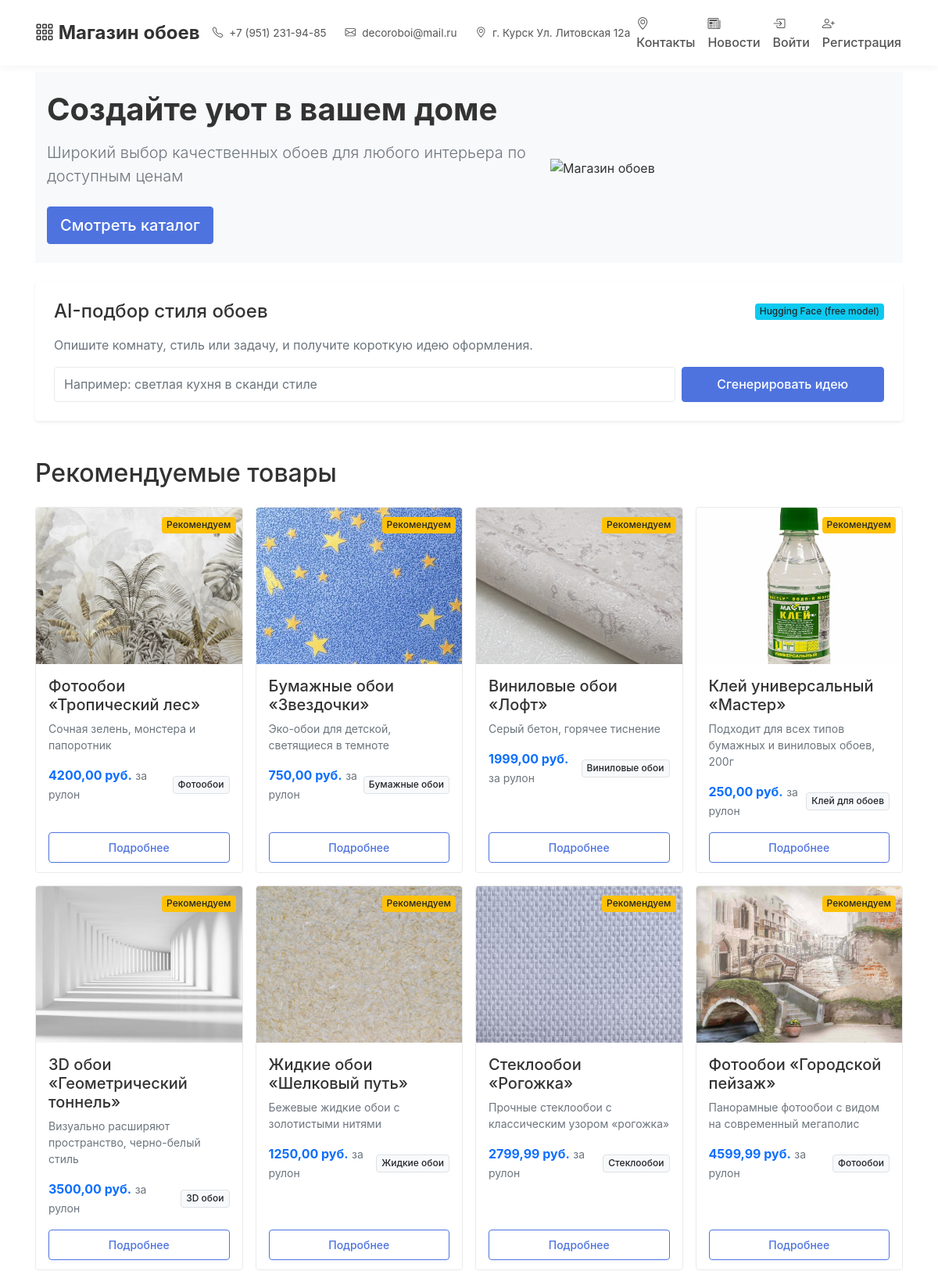
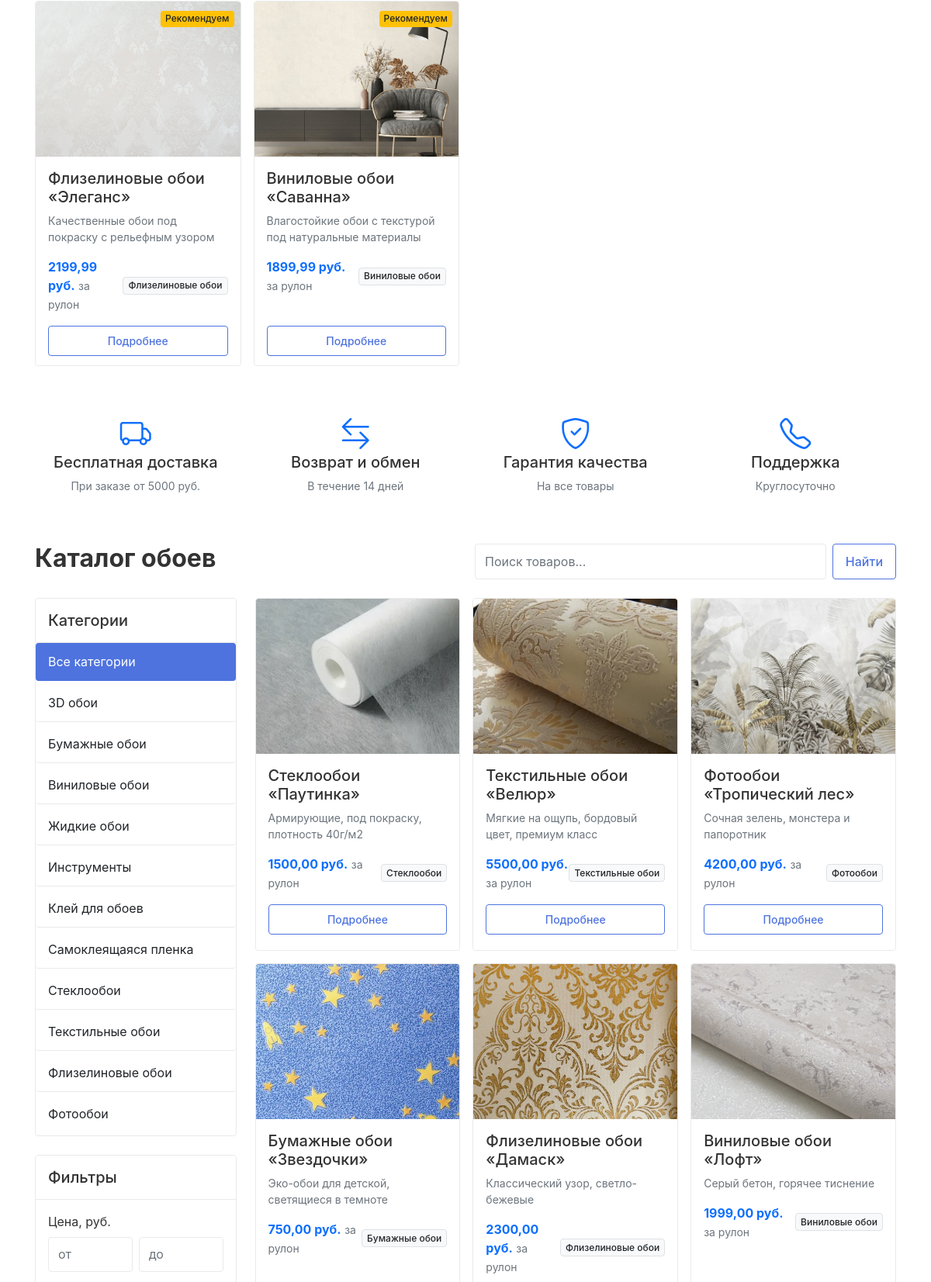
The page / (upper part) on the database its author committed (2 pictures, top to bottom).
### store/models.py (models this page shows, shortened)
class Product(models.Model):
    name = models.CharField(max_length=200)
    description = models.TextField(blank=True)
    price = models.DecimalField(max_digits=10, decimal_places=2)
    image = models.ImageField(upload_to="products/")
    stock = models.PositiveIntegerField(default=0)
    created_at = models.DateTimeField(auto_now_add=True)
    updated_at = models.DateTimeField(auto_now=True)
    category = models.ForeignKey(
        Category,
        on_delete=models.CASCADE,
        related_name="products"
    )
    is_featured = models.BooleanField(
        default=False,
        verbose_name='Рекомендуемый товар',
        help_text='Отметьте, если товар должен отображаться в рекомендованных')
    class Meta:
        verbose_name = "Товар"
        verbose_name_plural = "Товары"
        ordering = ['-created_at']  # Добавлено для стандартной сортировки

class Category(models.Model):
    name = models.CharField(max_length=100, unique=True)
    slug = models.SlugField(unique=True, blank=True, null=True)
    description = models.TextField(blank=True)
    class Meta:
        verbose_name = "Категория"
        verbose_name_plural = "Категории"
        ordering = ['name']

### store/views.py (the view, shortened to what this page needs)
# urls.py: path('', views.index, name='index'),
def index(request):
    products = Product.objects.all()
    categories = Category.objects.all()
    featured_products = Product.objects.filter(is_featured=True)
    category_id = request.GET.get('category')
    if category_id:
        products = products.filter(category_id=category_id)
    query = request.GET.get('q')
    if query:
        products = products.filter(
            Q(name__icontains=query) |
            Q(description__icontains=query)
        )
    min_price = request.GET.get('min_price')
    max_price = request.GET.get('max_price')
    if min_price:
        try:
            products = products.filter(price__gte=float(min_price))
        except ValueError:
            pass
    if max_price:
        try:
            products = products.filter(price__lte=float(max_price))
        except ValueError:
            pass
    ai_prompt = request.GET.get('ai_prompt', '').strip()
    ai_suggestion = None
    ai_suggestion_source = None
    ai_error = None
    context = {
        'products': products,
        'featured_products': featured_products,
        'categories': categories,
        'ai_prompt': ai_prompt,
        'ai_suggestion': ai_suggestion,
        'ai_suggestion_source': ai_suggestion_source,
        'ai_error': ai_error,
    }
    return render(request, 'store/index.html', context)

### store/context_processors.py (called while the page is built)
def cart_items_count(request):
    if request.user.is_authenticated:
        try:
            cart = Cart.objects.get(user=request.user)
            count = cart.items.count()
        except Cart.DoesNotExist:
            count = 0
    else:
        count = 0
    return {'cart_items_count': count}

def user_processor(request):
    return {'current_user': request.user}

### store/templates/store/index.html (shortened to what this page needs)
{% extends 'store/base.html' %}
{% block content %}
<div class="py-4 mb-4 bg-light">
    <div class="container">
        <div class="row align-items-center">
            <div class="col-lg-7">
                <h1 class="fw-bold mb-3">Создайте уют в вашем доме</h1>
                <p class="lead text-muted mb-4">Широкий выбор качественных обоев для любого интерьера по доступным ценам</p>
                <a href="#products" class="btn btn-primary btn-lg">Смотреть каталог</a>
            </div>
            <div class="col-lg-5 d-none d-lg-block">
                <img src="https://design-homes.ru/images/galery/2174/aktsentnaya-stena_5e80f3862f1e7.jpg" class="img-fluid" alt="Магазин обоев">
            </div>
        </div>
    </div>
</div>
<div class="card border-0 shadow-sm mb-5">
    <div class="card-body p-4">
        <div class="d-flex align-items-center justify-content-between flex-wrap gap-2 mb-3">
            <h2 class="h4 mb-0">AI-подбор стиля обоев</h2>
            <span class="badge bg-info text-dark">Hugging Face (free model)</span>
        </div>
        <p class="text-muted mb-3">Опишите комнату, стиль или задачу, и получите короткую идею оформления.</p>
        <form method="get" class="row g-2">
            <div class="col-lg-9">
                <input type="text" name="ai_prompt" class="form-control" value="{{ ai_prompt }}" placeholder="Например: светлая кухня в сканди стиле" required>
            </div>
            <div class="col-lg-3 d-grid">
                <button type="submit" class="btn btn-primary">Сгенерировать идею</button>
            </div>
        </form>
    </div>
</div>
{% if featured_products %}
<div class="mb-5">
    <div class="d-flex justify-content-between align-items-center mb-4">
        <h2 class="mb-0">Рекомендуемые товары</h2>
    </div>
    <div class="row g-3">
        {% for product in featured_products %}
        <div class="col-md-3">
            <div class="card h-100">
                <div class="position-absolute top-0 end-0 m-2">
                    <span class="badge bg-warning text-dark">Рекомендуем</span>
                </div>
                <img src="{{ product.image.url }}" class="card-img-top" alt="{{ product.name }}" style="height: 200px; object-fit: cover;">
                <div class="card-body">
                    <h5 class="card-title">{{ product.name }}</h5>
                    <p class="card-text text-muted small mb-2">{{ product.description|truncatewords:15 }}</p>
                    <div class="d-flex justify-content-between align-items-center mt-3">
                        <div>
                                <span class="fw-bold text-primary">{{ product.price }} руб.</span>
                                <small class="text-muted">за рулон</small>
                            </div>
                        <span class="badge bg-light text-dark border">{{ product.category.name }}</span>
                    </div>
                </div>
                <div class="card-footer bg-white border-0 pt-0">
                    <a href="{% url 'product_detail' product.id %}" class="btn btn-outline-primary btn-sm w-100">Подробнее</a>
                </div>
            </div>
        </div>
        {% endfor %}
    </div>
</div>
{% endif %}
<div class="mb-5">
    <div class="row g-4 text-center">
        <div class="col-md-3">
            <div class="p-3">
                <i class="bi bi-truck display-6 text-primary mb-3"></i>
                <h5 class="mb-2">Бесплатная доставка</h5>
                <p class="text-muted small mb-0">При заказе от 5000 руб.</p>
            </div>
        </div>
        <div class="col-md-3">
            <div class="p-3">
                <i class="bi bi-arrow-left-right display-6 text-primary mb-3"></i>
                <h5 class="mb-2">Возврат и обмен</h5>
                <p class="text-muted small mb-0">В течение 14 дней</p>
            </div>
        </div>
        <div class="col-md-3">
            <div class="p-3">
                <i class="bi bi-shield-check display-6 text-primary mb-3"></i>
                <h5 class="mb-2">Гарантия качества</h5>
                <p class="text-muted small mb-0">На все товары</p>
            </div>
        </div>
        <div class="col-md-3">
            <div class="p-3">
                <i class="bi bi-telephone display-6 text-primary mb-3"></i>
                <h5 class="mb-2">Поддержка</h5>
                <p class="text-muted small mb-0">Круглосуточно</p>
            </div>
        </div>
    </div>
</div>
<div class="row mb-4">
    <div class="col-md-6">
        <h2 id="products" class="fw-bold mb-0">Каталог обоев</h2>
    </div>
    <div class="col-md-6">
        <form method="get" class="d-flex">
            <input class="form-control me-2" type="search" name="q" placeholder="Поиск товаров..." value="{{ request.GET.q }}">
            <button class="btn btn-outline-primary" type="submit">Найти</button>
        </form>
    </div>
</div>
<div class="row">
    <div class="col-md-3">
        <div class="card mb-4">
            <div class="card-header bg-white">
                <h5 class="mb-0">Категории</h5>
            </div>
            <div class="list-group list-group-flush">
                <a href="{% url 'index' %}" class="list-group-item list-group-item-action {% if not request.GET.category %}active{% endif %}">
                    Все категории
                </a>
                {% for category in categories %}
                <a href="?category={{ category.id }}" class="list-group-item list-group-item-action {% if request.GET.category == category.id|stringformat:'i' %}active{% endif %}">
                    {{ category.name }}
                </a>
                {% endfor %}
            </div>
        </div>
        <div class="card">
            <div class="card-header bg-white">
                <h5 class="mb-0">Фильтры</h5>
            </div>
            <div class="card-body">
                <form method="get">
                    <div class="mb-3">
                        <label class="form-label">Цена, руб.</label>
                        <div class="row g-2">
                            <div class="col">
                                <input type="number" class="form-control" placeholder="от" name="min_price" value="{{ request.GET.min_price }}">
                            </div>
                            <div class="col">
                                <input type="number" class="form-control" placeholder="до" name="max_price" value="{{ request.GET.max_price }}">
                            </div>
                        </div>
                    </div>
                </form>
            </div>
        </div>
    </div>
    <div class="col-md-9">
        {% if products %}
        <div class="row g-3">
            {% for product in products %}
            <div class="col-lg-4 col-md-6">
                <div class="card h-100">
                    <img src="{{ product.image.url }}" class="card-img-top" alt="{{ product.name }}" style="height: 200px; object-fit: cover;">
                    <div class="card-body">
                        <h5 class="card-title">{{ product.name }}</h5>
                        <p class="card-text text-muted small mb-2">{{ product.description|truncatewords:15 }}</p>
                        <div class="d-flex justify-content-between align-items-center mt-3">
                            <div>
                                <span class="fw-bold text-primary">{{ product.price }} руб.</span>
                                <small class="text-muted">за рулон</small>
                            </div>
                            <span class="badge bg-light text-dark border">{{ product.category.name }}</span>
                        </div>
                    </div>
                    <div class="card-footer bg-white border-0 pt-0">
                        <a href="{% url 'product_detail' product.id %}" class="btn btn-outline-primary btn-sm w-100 mb-2">Подробнее</a>
                    </div>
                </div>
            </div>
            {% endfor %}
        </div>
        {% else %}
        <div class="text-center py-5">
            <i class="bi bi-search display-1 text-muted mb-3"></i>
            <h3 class="text-muted">Товары не найдены</h3>
            <p class="text-muted">Попробуйте изменить параметры поиска или фильтры</p>
        </div>
        {% endif %}
    </div>
</div>
{% endblock %}

### store/templates/store/base.html (style rules this page uses)
:root { --primary-color: #4e73df; --secondary-color: #6c757d; --light-bg: #ffffff; --border-color: #eaeaea; }
body { background-color: var(--light-bg); font-family: -apple-system, BlinkMacSystemFont, 'Segoe UI', Roboto, sans-serif; color: #333; display: flex; flex-direction: column; min-height: 100vh; }
.card { border: 1px solid var(--border-color); border-radius: 4px; transition: all 0.2s ease; overflow: hidden; }
.card-header { background-color: white; border-bottom: 1px solid var(--border-color); font-weight: 600; padding: 1rem; }
.card-body { padding: 1rem; }
.card-footer { background-color: white; border-top: 1px solid var(--border-color); padding: 0.75rem 1rem; }
.btn { border-radius: 4px; padding: 0.5rem 1rem; font-weight: 500; transition: all 0.2s ease; }
.btn-primary { background-color: var(--primary-color); border-color: var(--primary-color); }
.btn-outline-primary { color: var(--primary-color); border-color: var(--primary-color); }
.form-control, .form-select { border-radius: 4px; border: 1px solid var(--border-color); padding: 0.6rem 0.75rem; }
.badge { border-radius: 4px; padding: 0.35em 0.5em; font-weight: 500; }
.container { padding-left: 15px; padding-right: 15px; flex: 1; }
.list-group-item { border: 1px solid var(--border-color); border-radius: 4px !important; margin-bottom: 0.25rem; padding: 0.75rem 1rem; }
.list-group-item.active { background-color: var(--primary-color); border-color: var(--primary-color); }

### rows shown on the page
Product: image (picture), name "Фотообои «Тропический лес»", description "Сочная зелень, монстера и папоротник", price "4200,00", category.name "Фотообои"
Product: image (picture), name "Бумажные обои «Звездочки»", description "Эко-обои для детской, светящиеся в темноте", price "750,00", category.name "Бумажные обои"
Product: image (picture), name "Виниловые обои «Лофт»", description "Серый бетон, горячее тиснение", price "1999,00", category.name "Виниловые обои"
Product: image (picture), name "Клей универсальный «Мастер»", description "Подходит для всех типов бумажных и виниловых обоев, 200г", price "250,00", category.name "Клей для обоев"
Product: image (picture), name "3D обои «Геометрический тоннель»", description "Визуально расширяют пространство, черно-белый стиль", price "3500,00", category.name "3D обои"
Product: image (picture), name "Жидкие обои «Шелковый путь»", description "Бежевые жидкие обои с золотистыми нитями", price "1250,00", category.name "Жидкие обои"
Product: image (picture), name "Стеклообои «Рогожка»", description "Прочные стеклообои с классическим узором «рогожка»", price "2799,99", category.name "Стеклообои"
Product: image (picture), name "Фотообои «Городской пейзаж»", description "Панорамные фотообои с видом на современный мегаполис", price "4599,99", category.name "Фотообои"
Product: image (picture), name "Флизелиновые обои «Элеганс»", description "Качественные обои под покраску с рельефным узором", price "2199,99", category.name "Флизелиновые обои"
Product: image (picture), name "Виниловые обои «Саванна»", description "Влагостойкие обои с текстурой под натуральные материалы", price "1899,99", category.name "Виниловые обои"
Category: name "3D обои"
Category: name "Бумажные обои"
Category: name "Виниловые обои"
Category: name "Жидкие обои"
Category: name "Инструменты"
Category: name "Клей для обоев"
Category: name "Самоклеящаяся пленка"
Category: name "Стеклообои"
Category: name "Текстильные обои"
Category: name "Флизелиновые обои"
Category: name "Фотообои"
Product: image (picture), name "Стеклообои «Паутинка»", description "Армирующие, под покраску, плотность 40г/м2", price "1500,00", category.name "Стеклообои"
Product: image (picture), name "Текстильные обои «Велюр»", description "Мягкие на ощупь, бордовый цвет, премиум класс", price "5500,00", category.name "Текстильные обои"
Product: image (picture), name "Флизелиновые обои «Дамаск»", description "Классический узор, светло-бежевые", price "2300,00", category.name "Флизелиновые обои"
